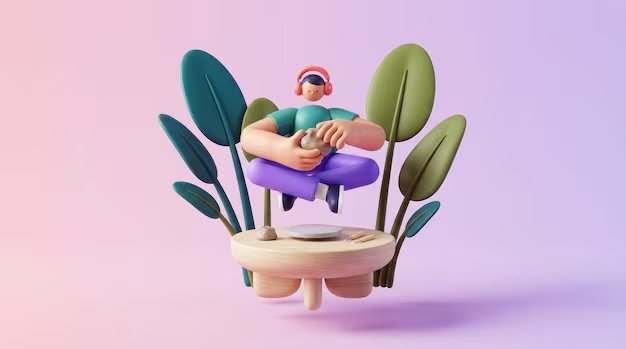
#> input picture mobile/assets/mock/clay.png, 626 x 349 px
$ python -i postprocess.py   (imports and definitions only)
#> lines starting #> are read from the running program, lines starting #| are printed output that depends on the picture
"""Post-processing boundary: generated → bg removal → alpha/edge → crop/normalize → PNG.

MVP ships stubs that pass through (or lightly normalize) so the pipeline seam exists.
Swap implementations without touching the provider or API contract.
"""
from __future__ import annotations

import io
from dataclasses import dataclass
from pathlib import Path
from typing import Any


@dataclass
class PostProcessResult:
    image_bytes: bytes
    steps: list[str]
    notes: list[str]


def _has_pillow() -> bool:
    try:
        import PIL  # noqa: F401

        return True
    except ImportError:
        return False


def remove_background(image_bytes: bytes) -> tuple[bytes, str]:
    """Stub: no real matting yet. Pass-through with note."""
    return image_bytes, "bg_removal:stub_passthrough"


def ensure_alpha_edges(image_bytes: bytes) -> tuple[bytes, str]:
    """If Pillow available, ensure RGBA. No edge feathering yet."""
    if not _has_pillow():
        return image_bytes, "alpha_edge:skipped_no_pillow"
    from PIL import Image

    im = Image.open(io.BytesIO(image_bytes))
    if im.mode != "RGBA":
        im = im.convert("RGBA")
        buf = io.BytesIO()
        im.save(buf, format="PNG")
        return buf.getvalue(), "alpha_edge:converted_rgba"
    return image_bytes, "alpha_edge:already_rgba"


def crop_and_normalize(
    image_bytes: bytes,
    *,
    size: int = 1024,
) -> tuple[bytes, str]:
    """Square letterbox/normalize to ``size`` when Pillow is available."""
    if not _has_pillow():
        return image_bytes, "crop_normalize:skipped_no_pillow"
    from PIL import Image

    im = Image.open(io.BytesIO(image_bytes)).convert("RGBA")
    # Tight bbox on non-transparent (or non-near-white) pixels when possible
    alpha = im.split()[-1]
    bbox = alpha.getbbox()
    if bbox:
        im = im.crop(bbox)
    # Fit into square canvas
    w, h = im.size
    scale = min(size / max(w, 1), size / max(h, 1))
    nw, nh = max(1, int(w * scale)), max(1, int(h * scale))
    im = im.resize((nw, nh), Image.Resampling.LANCZOS)
    canvas = Image.new("RGBA", (size, size), (0, 0, 0, 0))
    canvas.paste(im, ((size - nw) // 2, (size - nh) // 2), im)
    buf = io.BytesIO()
    canvas.save(buf, format="PNG")
    return buf.getvalue(), f"crop_normalize:square_{size}"


def run_postprocess(
    image_bytes: bytes,
    *,
    size: int = 1024,
    skip: bool = False,
) -> PostProcessResult:
    """Full stub pipeline. ``skip=True`` returns bytes unchanged (dry-run / mock)."""
    if skip:
        return PostProcessResult(
            image_bytes=image_bytes,
            steps=["skipped"],
            notes=["postprocess skipped"],
        )
    steps: list[str] = []
    notes: list[str] = [
        "MVP stubs: real bg-removal / edge cleanup still TODO.",
    ]
    out, step = remove_background(image_bytes)
    steps.append(step)
    out, step = ensure_alpha_edges(out)
    steps.append(step)
    out, step = crop_and_normalize(out, size=size)
    steps.append(step)
    return PostProcessResult(image_bytes=out, steps=steps, notes=notes)


def write_png(image_bytes: bytes, path: Path) -> Path:
    path = Path(path)
    path.parent.mkdir(parents=True, exist_ok=True)
    path.write_bytes(image_bytes)
    return path


def postprocess_meta(result: PostProcessResult) -> dict[str, Any]:
    return {"steps": result.steps, "notes": result.notes}

>>> import cv2
>>> picture = cv2.imread('../../mobile/assets/mock/clay.png', cv2.IMREAD_GRAYSCALE)
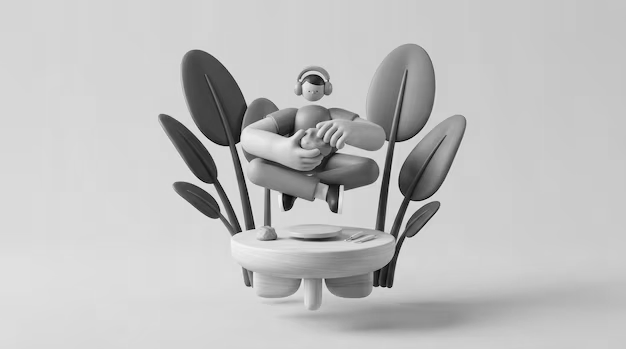
#> picture: shape (349, 626); min 0, max 243, mean 191.6
>>> result = run_postprocess(picture)
#> in run_postprocess, `out, step = remove_background(image_bytes)`: step = 'bg_removal:stub_passthrough'
#> (the run stopped early here; a loop or call above may not have finished)
